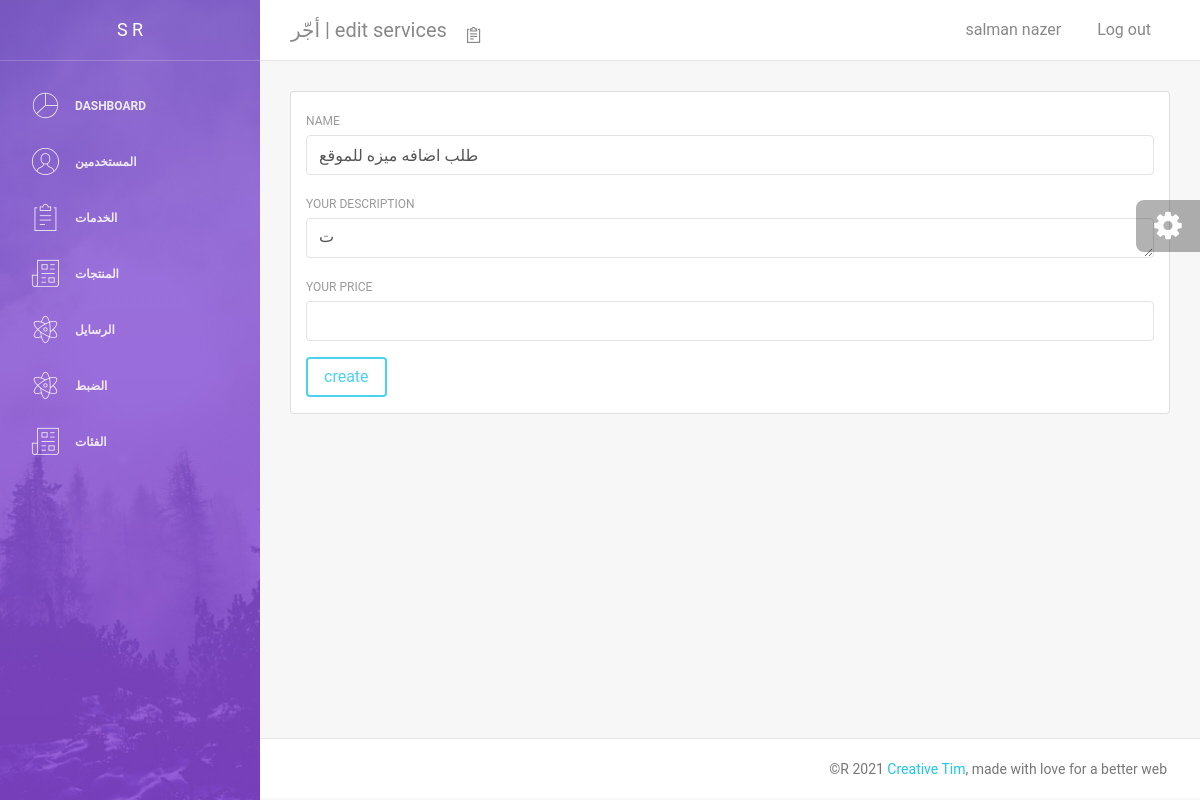
Screenshot of /admin/services/edit.php?id=1 (signed in) with the database file from the repository.
### tables this page shows
CREATE TABLE `settings` (
  `id` int(11) NOT NULL,
  `admin_email` varchar(64) NOT NULL,
  `app_name` varchar(64) NOT NULL DEFAULT 'service app',
  `app_note` varchar(255) NOT NULL
);

CREATE TABLE `services` (
  `id` int(11) NOT NULL,
  `name` varchar(128) NOT NULL,
  `description` varchar(255) DEFAULT NULL,
  `price` decimal(6,2) NOT NULL
);

### config/app.php (called while the page is built)
<?php
include_once 'database.php';
$settings = $mysqli->query('select * from settings')->fetch_array(MYSQLI_ASSOC);
if(count($settings)){
    $app_name = $settings['app_name'];
    $admin_email = $settings['admin_email'];
    $app_note = $settings['app_note'];
}else{
    $app_name = 'Service App';
    $admin_email = 'snazer658@gmail.com';
    $app_note = 'تاجير';
}
    $config =[
      'app_name' =>  $app_name,
      'admin_email' => $admin_email ,
      'lang' => 'eng' ,
      'dir' => 'ltr' ,
      'app_url' => 'http://127.0.0.1/php/',
      'upload_dir' => 'uploads/',
      'admin_assets' => 'http://127.0.0.1/php/admin/template/assets',
      'app_note' => $app_note,
    ];
 ?>

### classec/user.php (called while the page is built, shortened)
<?php
class user {
  public function name(){
  if(isset($_SESSION['user_name'])){
        return $_SESSION['user_name'];
    }
        return 'gust';
  }
}
 ?>

### admin/services/edit.php (the view, shortened to what this page needs)
<?php
$title = 'edit services';
$icon = 'notes';
include __DIR__.'/../template/header.php';
$st = $mysqli->prepare('select * from services where id = ? limit 1');
$st->bind_param('i', $serviceId);
$st->execute();
$service = $st->get_result()->fetch_assoc();
$name = $service['name'];
$description = $service['description'];
?>
<div class="card">
  <div class="container pt-3">
    <form class="" action="" method="post">
        <div class="form-group">
            <label for="name">Name</label>
            <input type="text" name="name" class="form-control" placeholder="your name" id="name" value="<?php echo $name; ?>">
        </div>
        <div class="form-group">
            <label for="description">Your description</label>
            <textarea name="description"  id="description"  class="form-control" cols="30" rows="10"><?php echo $description?></textarea>
        </div>
        <div class="form-group">
            <label for="price">Your price</label>
            <input type="number" name="price" class="form-control" id="price" value="<?php echo $name; ?>">
        </div>
        <div class="form-group">
            <button class="btn btn-info">create</button>
        </div>
    </form>
  </div>
</div>
<?php
include __DIR__.'/../template/footer.php';
 ?>

### admin/template/header.php (shortened to what this page needs)
<?php
require_once __DIR__.'/../../config/app.php';
require_once __DIR__.'/../../classec/user.php';
$user = new User;
 ?>
<!DOCTYPE html>
<html lang="en">
<head>
    <link rel="stylesheet" href="https://maxcdn.bootstrapcdn.com/font-awesome/latest/css/font-awesome.min.css" />
    <link href="<?php echo $config['admin_assets']?>/css/bootstrap.min.css" rel="stylesheet" />
    <link href="<?php echo $config['admin_assets']?>/css/light-bootstrap-dashboard.css?v=2.0.0 " rel="stylesheet" />
    <link href="<?php echo $config['admin_assets']?>/css/demo.css" rel="stylesheet" />
</head>
<body>
  <div class="wrapper">
      <div class="sidebar" data-image="<?php echo $config['admin_assets']?>/img/sidebar-5.jpg">
  <?php include 'sidebar.php' ?>
      </div>
      <div class="main-panel">
          <nav class="navbar navbar-expand-lg " color-on-scroll="500">
              <div class="container-fluid">
                  <a class="navbar-brand" href="/../../php/index.php"> <?php echo $config['app_name']." | ". $title ?> </a>
                  <div class="collapse navbar-collapse justify-content-end" id="navigation">
                      <ul class="nav navbar-nav mr-auto">
                          <li class="nav-item">
                              <a href="#" class="nav-link" data-toggle="dropdown">
                                  <i class="nc-icon nc-<?php echo $icon ?>"></i>
                              </a>
                          </li>
                      </ul>
                      <ul class="navbar-nav ml-auto">
                          <li class="nav-item">
                              <a class="nav-link" href="#pablo">
                                  <span><?php echo $user->name() ?></span>
                              </a>
                          </li>
                          <li class="nav-item">
                              <a class="nav-link" href="<?php echo $config['app_url'].'logout.php'; ?>">
                                  <span class="no-icon">Log out</span>
                              </a>
                          </li>
                      </ul>
                  </div>
              </div>
          </nav>
          <div class="content">
              <div class="container-fluid">

### rows the page displays
settings: app_name "أجّر"
services: name "طلب اضافه ميزه للموقع", description "ت"

### other values shown
$title "edit services"
$user->name() "salman nazer"
